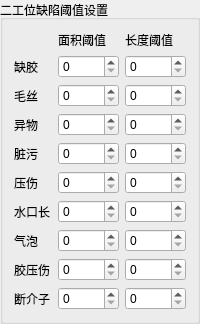
    <widget class="QGroupBox" name="groupBox_8">
     <property name="title">
      <string>二工位缺陷阈值设置</string>
     </property>
     <layout class="QGridLayout" name="gridLayout_12">
      <item row="0" column="1">
       <widget class="QLabel" name="label_27">
        <property name="text">
         <string>面积阈值</string>
        </property>
       </widget>
      </item>
      <item row="0" column="2">
       <widget class="QLabel" name="label_29">
        <property name="text">
         <string>长度阈值</string>
        </property>
       </widget>
      </item>
      <item row="1" column="0">
       <widget class="QLabel" name="label_30">
        <property name="text">
         <string>缺胶</string>
        </property>
       </widget>
      </item>
      <item row="1" column="1">
       <widget class="QSpinBox" name="spinBox_Area_quejijao">
        <property name="suffix">
         <string/>
        </property>
        <property name="prefix">
         <string/>
        </property>
        <property name="minimum">
         <number>0</number>
        </property>
        <property name="maximum">
         <number>10000</number>
        </property>
        <property name="value">
         <number>0</number>
        </property>
       </widget>
      </item>
      <item row="1" column="2">
       <widget class="QSpinBox" name="spinBox_Wh_quejijao">
        <property name="suffix">
         <string/>
        </property>
        <property name="prefix">
         <string/>
        </property>
        <property name="minimum">
         <number>0</number>
        </property>
        <property name="maximum">
         <number>10000</number>
        </property>
        <property name="value">
         <number>0</number>
        </property>
       </widget>
      </item>
      <item row="2" column="0">
       <widget class="QLabel" name="label_32">
        <property name="text">
         <string>毛丝</string>
        </property>
       </widget>
      </item>
      <item row="2" column="1">
       <widget class="QSpinBox" name="spinBox_Area_maosi">
        <property name="suffix">
         <string/>
        </property>
        <property name="prefix">
         <string/>
        </property>
        <property name="minimum">
         <number>0</number>
        </property>
        <property name="maximum">
         <number>10000</number>
        </property>
        <property name="value">
         <number>0</number>
        </property>
       </widget>
      </item>
      <item row="2" column="2">
       <widget class="QSpinBox" name="spinBox_Wh_maosi">
        <property name="suffix">
         <string/>
        </property>
        <property name="prefix">
         <string/>
        </property>
        <property name="minimum">
         <number>0</number>
        </property>
        <property name="maximum">
         <number>10000</number>
        </property>
        <property name="value">
         <number>0</number>
        </property>
       </widget>
      </item>
      <item row="3" column="0">
       <widget class="QLabel" name="label_31">
        <property name="text">
         <string>异物</string>
        </property>
       </widget>
      </item>
      <item row="3" column="1">
       <widget class="QSpinBox" name="spinBox_Area_yiwu">
        <property name="suffix">
         <string/>
        </property>
        <property name="prefix">
         <string/>
        </property>
        <property name="minimum">
         <number>0</number>
        </property>
        <property name="maximum">
         <number>10000</number>
        </property>
        <property name="value">
         <number>0</number>
        </property>
       </widget>
      </item>
      <item row="3" column="2">
       <widget class="QSpinBox" name="spinBox_Wh_yiwu">
        <property name="suffix">
         <string/>
        </property>
        <property name="prefix">
         <string/>
        </property>
        <property name="minimum">
         <number>0</number>
        </property>
        <property name="maximum">
         <number>10000</number>
        </property>
        <property name="value">
         <number>0</number>
        </property>
       </widget>
      </item>
      <item row="4" column="0">
       <widget class="QLabel" name="label_28">
        <property name="text">
         <string>脏污</string>
        </property>
       </widget>
      </item>
      <item row="4" column="1">
       <widget class="QSpinBox" name="spinBox_Area_zangwu_2">
        <property name="suffix">
         <string/>
        </property>
        <property name="prefix">
         <string/>
        </property>
        <property name="minimum">
         <number>0</number>
        </property>
        <property name="maximum">
         <number>10000</number>
        </property>
        <property name="value">
         <number>0</number>
        </property>
       </widget>
      </item>
      <item row="4" column="2">
       <widget class="QSpinBox" name="spinBox_Wh_zangwu_2">
        <property name="suffix">
         <string/>
        </property>
        <property name="prefix">
         <string/>
        </property>
        <property name="minimum">
         <number>0</number>
        </property>
        <property name="maximum">
         <number>10000</number>
        </property>
        <property name="value">
         <number>0</number>
        </property>
       </widget>
      </item>
      <item row="5" column="0">
       <widget class="QLabel" name="label_34">
        <property name="text">
         <string>压伤</string>
        </property>
       </widget>
      </item>
      <item row="5" column="1">
       <widget class="QSpinBox" name="spinBox_Area_yashang">
        <property name="suffix">
         <string/>
        </property>
        <property name="prefix">
         <string/>
        </property>
        <property name="minimum">
         <number>0</number>
        </property>
        <property name="maximum">
         <number>10000</number>
        </property>
        <property name="value">
         <number>0</number>
        </property>
       </widget>
      </item>
      <item row="5" column="2">
       <widget class="QSpinBox" name="spinBox_Wh_yashang">
        <property name="suffix">
         <string/>
        </property>
        <property name="prefix">
         <string/>
        </property>
        <property name="minimum">
         <number>0</number>
        </property>
        <property name="maximum">
         <number>10000</number>
        </property>
        <property name="value">
         <number>0</number>
        </property>
       </widget>
      </item>
      <item row="6" column="0">
       <widget class="QLabel" name="label_36">
        <property name="text">
         <string>水口长</string>
        </property>
       </widget>
      </item>
      <item row="6" column="1">
       <widget class="QSpinBox" name="spinBox_Area_shuikouchang">
        <property name="suffix">
         <string/>
        </property>
        <property name="prefix">
         <string/>
        </property>
        <property name="minimum">
         <number>0</number>
        </property>
        <property name="maximum">
         <number>10000</number>
        </property>
        <property name="value">
         <number>0</number>
        </property>
       </widget>
      </item>
      <item row="6" column="2">
       <widget class="QSpinBox" name="spinBox_Wh_shuikouchang">
        <property name="suffix">
         <string/>
        </property>
        <property name="prefix">
         <string/>
        </property>
        <property name="minimum">
         <number>0</number>
        </property>
        <property name="maximum">
         <number>10000</number>
        </property>
        <property name="value">
         <number>0</number>
        </property>
       </widget>
      </item>
      <item row="7" column="0">
       <widget class="QLabel" name="label_33">
        <property name="text">
         <string>气泡</string>
        </property>
       </widget>
      </item>
      <item row="7" column="1">
       <widget class="QSpinBox" name="spinBox_Area_qipao">
        <property name="suffix">
         <string/>
        </property>
        <property name="prefix">
         <string/>
        </property>
        <property name="minimum">
         <number>0</number>
        </property>
        <property name="maximum">
         <number>10000</number>
        </property>
        <property name="value">
         <number>0</number>
        </property>
       </widget>
      </item>
      <item row="7" column="2">
       <widget class="QSpinBox" name="spinBox_Wh_qipao">
        <property name="suffix">
         <string/>
        </property>
        <property name="prefix">
         <string/>
        </property>
        <property name="minimum">
         <number>0</number>
        </property>
        <property name="maximum">
         <number>10000</number>
        </property>
        <property name="value">
         <number>0</number>
        </property>
       </widget>
      </item>
      <item row="8" column="0">
       <widget class="QLabel" name="label_35">
        <property name="text">
         <string>胶压伤</string>
        </property>
       </widget>
      </item>
      <item row="8" column="1">
       <widget class="QSpinBox" name="spinBox_Area_yajiaoshang_2">
        <property name="suffix">
         <string/>
        </property>
        <property name="prefix">
         <string/>
        </property>
        <property name="minimum">
         <number>0</number>
        </property>
        <property name="maximum">
         <number>10000</number>
        </property>
        <property name="value">
         <number>0</number>
        </property>
       </widget>
      </item>
      <item row="8" column="2">
       <widget class="QSpinBox" name="spinBox_Wh_yajiaoshang_2">
        <property name="suffix">
         <string/>
        </property>
        <property name="prefix">
         <string/>
        </property>
        <property name="minimum">
         <number>0</number>
        </property>
        <property name="maximum">
         <number>10000</number>
        </property>
        <property name="value">
         <number>0</number>
        </property>
       </widget>
      </item>
      <item row="9" column="0">
       <widget class="QLabel" name="label_37">
        <property name="text">
         <string>断介子</string>
        </property>
       </widget>
      </item>
      <item row="9" column="1">
       <widget class="QSpinBox" name="spinBox_Area_duanjiezi">
        <property name="suffix">
         <string/>
        </property>
        <property name="prefix">
         <string/>
        </property>
        <property name="minimum">
         <number>0</number>
        </property>
        <property name="maximum">
         <number>10000</number>
        </property>
        <property name="value">
         <number>0</number>
        </property>
       </widget>
      </item>
      <item row="9" column="2">
       <widget class="QSpinBox" name="spinBox_Wh_duanjiezi">
        <property name="suffix">
         <string/>
        </property>
        <property name="prefix">
         <string/>
        </property>
        <property name="minimum">
         <number>0</number>
        </property>
        <property name="maximum">
         <number>10000</number>
        </property>
        <property name="value">
         <number>0</number>
        </property>
       </widget>
      </item>
     </layout>
    </widget>
